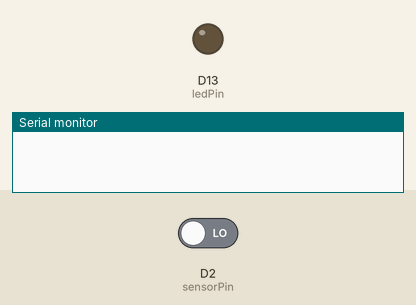
Recording of a sketch running on a simulated Arduino Nano 33 IoT. On the bench: output pins drawn as LEDs (lit = HIGH), the last lines printed to the serial monitor. The test bench sets the inputs (shaded band); at power-on: D2 (sensorPin) LOW. WiFi joins after 1.5 s; servers stay silent unless stated; not simulated (calls return 0 or success): arduino_secrets.h.

Above: at 4.2 s.
4.3 s: D2 (sensorPin) driven HIGH
At 4.6 s:
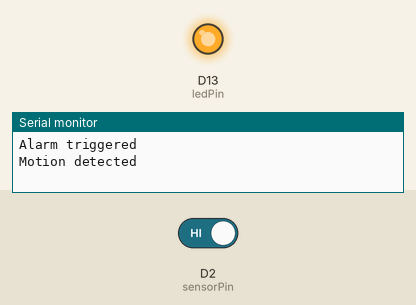
7.3 s: D2 (sensorPin) driven LOW
At 8.1 s:
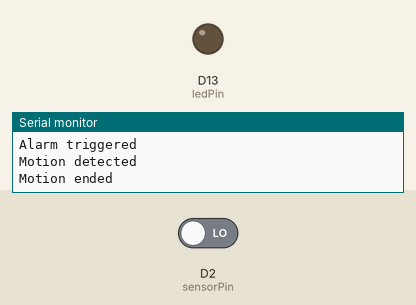
Timing chart, 0 to 10.3 s (numbered marks = the images above; inputs shaded):
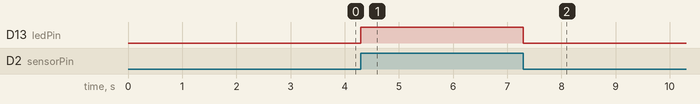

Measured:
- after the input at 4.3 s, D13 (ledPin): LOW → HIGH at once
- after the input at 7.3 s, D13 (ledPin): HIGH → LOW at once

The sketch:

MotionAlarm_sep11a.ino
```cpp
#include "arduino_secrets.h"
#include "thingProperties.h"

int ledPin = 13;
int sensorPin = 2;
int pirState = LOW;
int val = 0;

void setup() {
  //declare sensor and led
  pinMode(ledPin, OUTPUT);
  pinMode(sensorPin, INPUT);

  // Initialize serial and wait for port to open:
  Serial.begin(9600);
  // This delay gives the chance to wait for a Serial Monitor without blocking if none is found
  delay(1500);

  // Defined in thingProperties.h
  initProperties();

  // Connect to Arduino IoT Cloud
  ArduinoCloud.begin(ArduinoIoTPreferredConnection);

  /*
     The following function allows you to obtain more information
     related to the state of network and IoT Cloud connection and errors
     the higher number the more granular information you’ll get.
     The default is 0 (only errors).
     Maximum is 4
 */
  setDebugMessageLevel(2);
  ArduinoCloud.printDebugInfo();
}

void loop() {
  ArduinoCloud.update();

  //get value from sensor
  val = digitalRead(sensorPin);

  //if movement
  if (val == HIGH)
  {
    //led on
    digitalWrite(ledPin, HIGH);

    //if previously no movement
    if (pirState == LOW)
	  {
      //if untriggered alarm
      if (trigger == false)
      {
        trigger = true;
        Serial.println("Alarm triggered");
      }

      //print result to terminal and set previous state
      Serial.println("Motion detected");
      pirState = HIGH;
    }
  }
  else
  {
    //led off
    digitalWrite(ledPin, LOW);

    //if previously movement
    if (pirState == HIGH)
    {
      //if untriggered alarm
      if (trigger == false)
      {
        trigger = true;
        Serial.println("Alarm triggered");
      }

      //print result to terminal and set previous state
      Serial.println("Motion ended");
      pirState = LOW;
    }
  }
}


/*
  Since Trigger is READ_WRITE variable, onTriggerChange() is
  executed every time a new value is received from IoT Cloud.
*/
void onTriggerChange()  {
  Serial.println("--onTriggerChange");
}
```

thingProperties.h
```cpp
// Code generated by Arduino IoT Cloud, DO NOT EDIT.

#include <ArduinoIoTCloud.h>
#include <Arduino_ConnectionHandler.h>

const char SSID[]     = SECRET_SSID;    // Network SSID (name)
const char PASS[]     = SECRET_OPTIONAL_PASS;    // Network password (use for WPA, or use as key for WEP)

void onTriggerChange();

bool trigger;

void initProperties(){

  ArduinoCloud.addProperty(trigger, READWRITE, ON_CHANGE, onTriggerChange);

}

WiFiConnectionHandler ArduinoIoTPreferredConnection(SSID, PASS);
```
